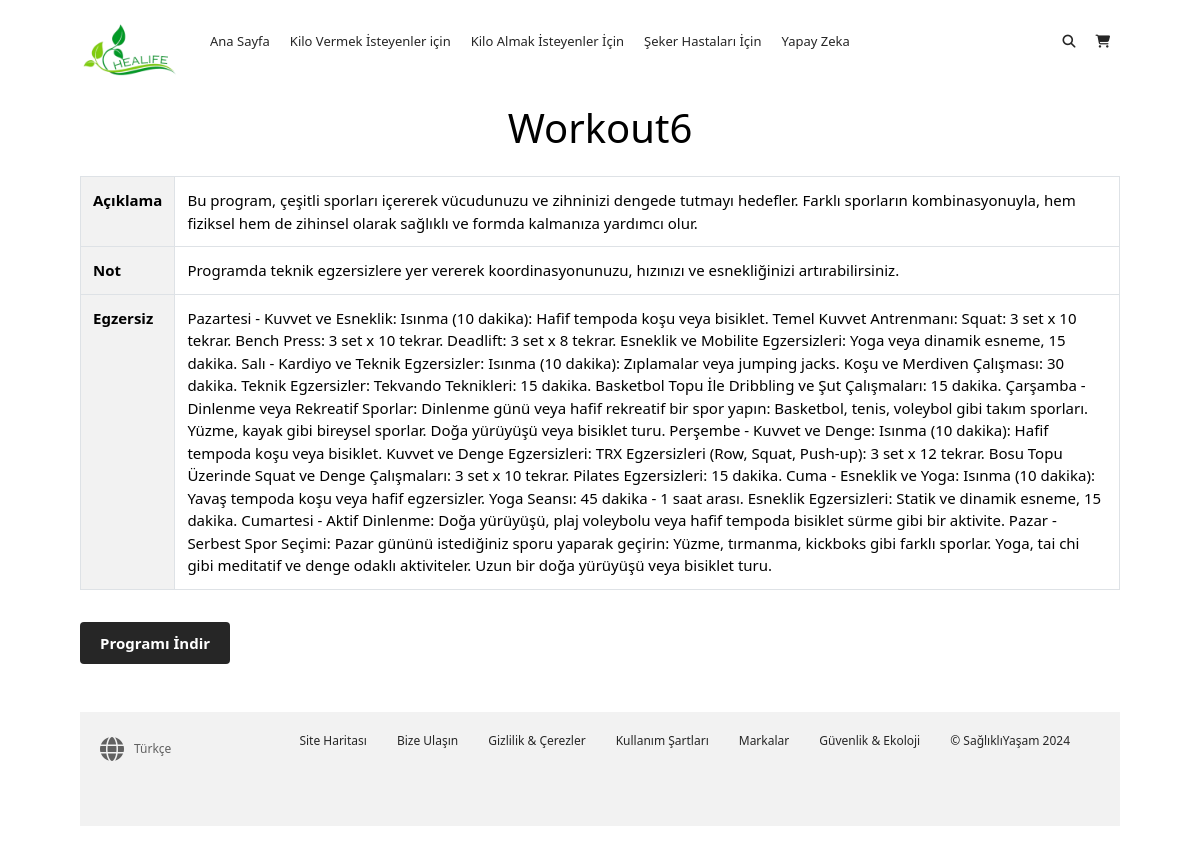
Screenshot of /workout/6/ with the database file from the repository.
### pages/models.py (models this page shows, shortened)
class Workout(models.Model):
    name = models.CharField(max_length=100)
    description = models.TextField()
    note = models.TextField()
    exercise = models.TextField()
    category = models.ForeignKey(Category, on_delete=models.CASCADE)
    min_bmi = models.FloatField(default=0)
    max_bmi = models.FloatField(default=50)

### pages/views.py (the view)
# urls.py: path('workout/<int:pk>/', workout_detail, name='workout_detail'),
def workout_detail(request, pk):
    workout = get_object_or_404(Workout, pk=pk)
    return render(request, 'workout_detail.html', {'workout': workout})

### templates/workout_detail.html (shortened to what this page needs)
{% load static %}
<!DOCTYPE html>
<html lang="tr">
<head>
    <link href="https://maxcdn.bootstrapcdn.com/bootstrap/4.0.0/css/bootstrap.min.css" rel="stylesheet">
    <link rel="stylesheet" type="text/css" href="{% static 'diyet.css' %}">
</head>
<body>
    <div class="container">
        <nav class="main-nav">
            <img class="logo" src="{% static 'logonew.png' %}">
            <ul class="main-menu">
                <li><a href="#">Ana Sayfa</a></li>
                <li><a href="#diyet1">Kilo Vermek İsteyenler için</a></li>
                <li><a href="#diyet2">Kilo Almak İsteyenler İçin</a></li>
                <li><a href="#diyet3">Şeker Hastaları İçin</a></li>
                <li><a href="#">Yapay Zeka</a></li>
            </ul>
            <ul class="right-menu">
                <li>
                    <a href="#">
                        <i class="fas fa-search"></i>
                    </a>
                </li>
                <li>
                    <a href="#">
                        <i class="fas fa-shopping-cart"></i>
                    </a>
                </li>
            </ul>
        </nav>
        <h1 class="mt-4">{{ workout.name }}</h1>
        <table class="table table-bordered mt-4">
            <tbody>
                <tr>
                    <th scope="row">Açıklama</th>
                    <td>{{ workout.description }}</td>
                </tr>
                <tr>
                    <th scope="row">Not</th>
                    <td>{{ workout.note }}</td>
                </tr>
                <tr>
                    <th scope="row">Egzersiz</th>
                    <td>{{ workout.exercise }}</td>
                </tr>
            </tbody>
        </table>
        <a href="{% url 'export_workout' workout.id %}" class="btn btn-primary mt-3">Programı İndir</a>
        <footer class="footer mt-5">
            <div class="footer-inner">
                <div><i class="fas fa-globe fa-2x"></i> Türkçe</div>
                <ul>
                    <li><a href="#">Site Haritası</a></li>
                    <li><a href="#">Bize Ulaşın</a></li>
                    <li><a href="#">Gizlilik & Çerezler</a></li>
                    <li><a href="#">Kullanım Şartları</a></li>
                    <li><a href="#">Markalar</a></li>
                    <li><a href="#">Güvenlik & Ekoloji</a></li>
                    <li><a href="#">&copy; SağlıklıYaşam 2024</a></li>
                </ul>
            </div>
        </footer>
    </div>
</body>
</html>

### static/diyet.css (style rules this page uses)
* { box-sizing: border-box; margin: 0; padding: 0; }
a { color: #262626; text-decoration: none; }
ul { list-style: none; }
.container { width: 90%; max-width: 1100px; margin: auto; }
body { font-family: 'Segoe UI', Tahoma, Geneva, Verdana, sans-serif; background: #fff; color: #000; font-size: 15px; line-height: 1.5; }
.main-nav { display: flex; align-items: center; justify-content: space-between; height: 60px; padding: 20px 0; font-size: 13px; }
.main-nav .logo { width: 100px; }
.main-nav ul { display: flex; }
.main-nav ul li { padding: 0 10px; }
.main-nav ul li a { padding-bottom: 2px; }
.main-nav ul.main-menu { flex: 1; margin-left: 20px; }
.btn { cursor: pointer; display: inline-block; border: 0; font-weight: bold; padding: 10px 20px; background: #262626; color: #fff; font-size: 15px;; }
.container { max-width: 1200px; margin: 0 auto; padding: 20px; }
h1 { text-align: center; margin-bottom: 20px; }
ul { list-style-type: none; padding-left: 0; }
table { width: 100%; border-collapse: collapse; margin-top: 20px; }
th, td { border: 1px solid #ddd; padding: 8px; text-align: left; }
th { background-color: #f2f2f2; }
.footer { background: #f2f2f2; color: #616161; font-size: 12px; padding: 20px 0; margin-top: 20px; }
.footer-inner { max-width: 1100px; margin: 0 auto; padding: 0 20px 0 20px; display: flex; align-items: center; justify-content: space-between; }
.footer div { margin-bottom: 20px; display: flex; align-items: center; }
.footer div i { margin-right: 10px; }
.footer ul { display: flex; flex-wrap: wrap; }
.footer li { margin-right: 30px; margin-bottom: 20px; }

### rows the page displays
Workout: name "Workout6", description "Bu program, çeşitli sporları içererek vücudunuzu ve zihninizi dengede tutmayı hedefler. Farklı sporların kombinasyonuyla, hem fiziksel hem de zihinsel olarak sağlıklı ve formda kalmanıza yardımcı olur.", note "Programda teknik egzersizlere yer vererek koordinasyonunuzu, hızınızı ve esnekliğinizi artırabilirsiniz.", exercise "Pazartesi - Kuvvet ve Esneklik: Isınma (10 dakika): Hafif tempoda koşu veya bisiklet. Temel Kuvvet Antrenmanı: Squat: 3 set x 10 tekrar. Bench Press: 3 set x 10 tekrar. Deadlift: 3 set x 8 tekrar. Esneklik ve Mobilite Egzersizleri: Yoga veya dinamik esneme, 15 dakika. Salı - Kardiyo ve Teknik Egzersizler: Isınma (10 dakika): Zıplamalar veya jumping jacks. Koşu ve Merdiven Çalışması: 30 dakika. Teknik Egzersizler: Tekvando Teknikleri: 15 dakika. Basketbol Topu İle Dribbling ve Şut Çalışmaları: 15 dakika. Çarşamba - Dinlenme veya Rekreatif Sporlar: Dinlenme günü veya hafif rekreatif bir spor yapın: Basketbol, tenis, voleybol gibi takım sporları. Yüzme, kayak gibi bireysel sporlar. Doğa…"
